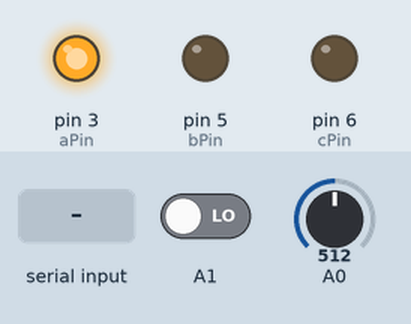
Simulated run of this sketch. Board: Arduino Uno, built with avr-gcc and run on an emulated ATmega328P. Parts: output pins drawn as LEDs (lit = HIGH). Inputs (shaded band) come from the test bench; at power-on: A1 LOW, A0 = 512. What the sketch prints to the serial monitor is not drawn.

Above: at 11.1 s.
11.2 s: A1 driven HIGH
At 22.5 s:
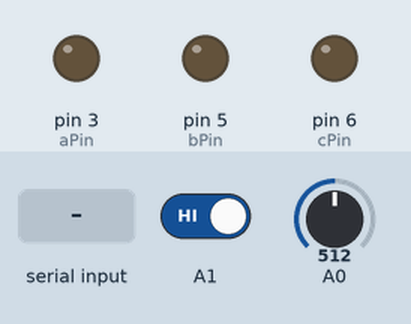
23.5 s: "b" received over Serial
At 26.1 s:
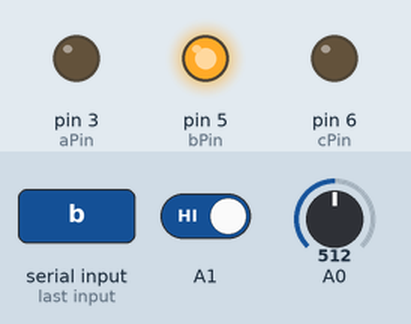
26.5 s: "a" received over Serial
At 28.3 s:
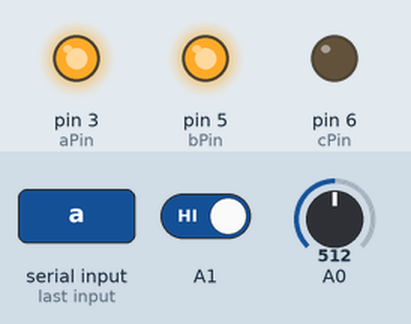
29.5 s: "c" received over Serial
At 31.9 s:
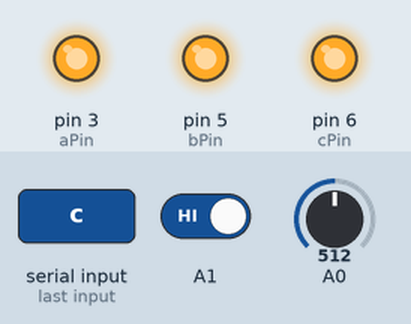
32.5 s: "aa" received over Serial
At 35.2 s:
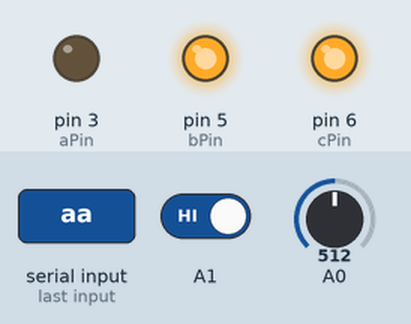
35.5 s: "bb" received over Serial
At 37.7 s:
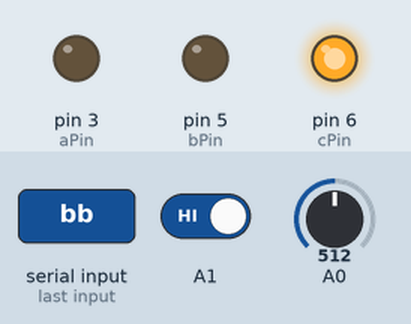
Timing chart, 0 to 39.2 s (numbered marks = the images above; inputs shaded):
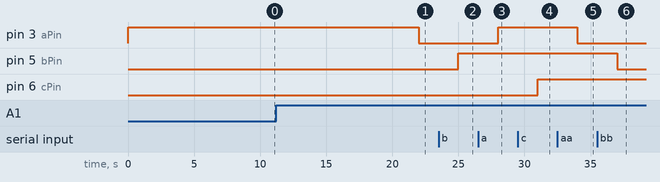

The sketch:

light.ino
```cpp
#include <DHT.h>
#include <math.h>
DHT dht(2, DHT11);

int aPin=3;
int bPin=5;
int cPin=6;
int analogtemp;
int analogtrack;
int astatus=0;

int aVal=0;
int bVal=0;
int cVal=0;
int track;
int trackpower=9;

String input="";

int change=1;

double Thermistor(int RawADC) {
  double Temp;
  Temp = log(10000.0*((1024.0/RawADC-1)));
  Temp = 1 / (0.001129148 + (0.000234125 + (0.0000000876741 * Temp * Temp ))* Temp );
  Temp = 273.15-Temp ;            // Convert Kelvin to Celcius
   //Temp = (Temp * 9.0)/ 5.0 + 32.0; // Convert Celcius to Fahrenheit
   return Temp;
}

void setup() {
  // put your setup code here, to run once:
  Serial.begin(9600);
  Serial.print("Hello world");
  dht.begin();
  pinMode(aPin,OUTPUT);
  pinMode(bPin,OUTPUT);
  pinMode(cPin,OUTPUT);
  pinMode(analogtrack,OUTPUT);
  pinMode(trackpower,OUTPUT);
}

void loop() {
   track = digitalRead(A1);
  if(track==HIGH && astatus==0){
     aVal=0;
    analogWrite(aPin, aVal);
    Serial.write("of");
  }
  else if(track==LOW && astatus==0){
     aVal=255;
    analogWrite(aPin, aVal);
    Serial.write("on");
    delay(10000);


  }
  // put your main code here, to run repeatedly:
  if(Serial.available()){
    input=Serial.readString();
    if(input=="a"){
      aVal=255;
      astatus=1;
    }else if(input=="aa"){
      aVal=0;
      astatus=0;
    }

    if(input=="b"){
      bVal=255;
    } else if(input=="bb"){
      bVal=0;
    }

    if(input=="c"){
      cVal=255;
    }else if(input=="cc"){
      cVal=0;
    }

    input="";
    change=1;
  }
  if (change) {
    change=0;
    analogWrite(aPin, aVal);
    analogWrite(bPin, bVal);
    analogWrite(cPin, cVal);
  }

  analogtemp = analogRead(A0);
  double temp = Thermistor(analogtemp);
  Serial.print(temp);
  delay(1000);

//  analogWrite(trackpower,255);


}
```

Measured:
- after the input at 11.2 s, pin 3 (aPin): HIGH → LOW after 10.8 s
- after the input at 23.5 s, pin 5 (bPin): LOW → HIGH after 1.5 s
- after the input at 26.5 s, pin 3 (aPin): LOW → HIGH after 1.5 s
- after the input at 29.5 s, pin 6 (cPin): LOW → HIGH after 1.5 s
- after the input at 32.5 s, pin 3 (aPin): HIGH → LOW after 1.5 s
- after the input at 35.5 s, pin 5 (bPin): HIGH → LOW after 1.5 s
